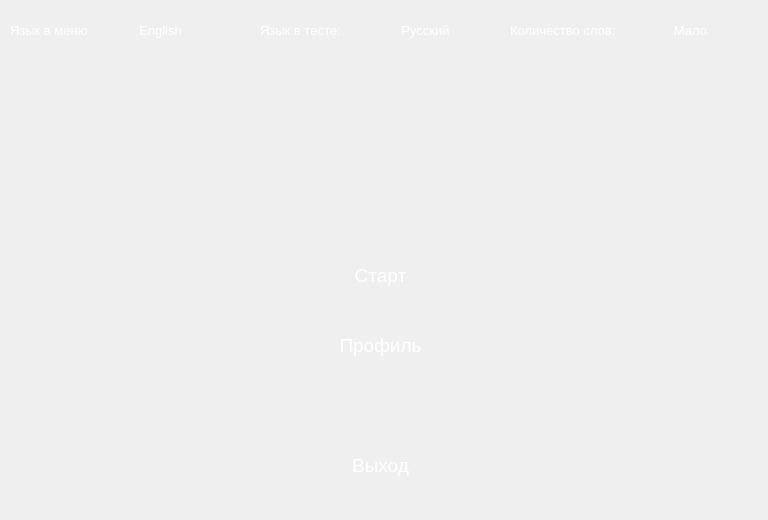
<?xml version="1.0" encoding="UTF-8"?>
<ui version="4.0">
 <class>MainWindow</class>
 <widget class="QMainWindow" name="MainWindow">
  <property name="geometry">
   <rect>
    <x>0</x>
    <y>0</y>
    <width>768</width>
    <height>520</height>
   </rect>
  </property>
  <property name="windowTitle">
   <string>MainWindow</string>
  </property>
  <widget class="QWidget" name="centralwidget">
   <widget class="QPushButton" name="pushButton">
    <property name="geometry">
     <rect>
      <x>100</x>
      <y>10</y>
      <width>121</width>
      <height>41</height>
     </rect>
    </property>
    <property name="font">
     <font>
      <family>Arial</family>
      <pointsize>10</pointsize>
     </font>
    </property>
    <property name="styleSheet">
     <string notr="true">background: transparent;
color: white;
border: none;</string>
    </property>
    <property name="text">
     <string>English</string>
    </property>
   </widget>
   <widget class="QLabel" name="label">
    <property name="geometry">
     <rect>
      <x>10</x>
      <y>20</y>
      <width>91</width>
      <height>21</height>
     </rect>
    </property>
    <property name="font">
     <font>
      <pointsize>10</pointsize>
     </font>
    </property>
    <property name="styleSheet">
     <string notr="true">background: transparent;
color: white;
border: none;</string>
    </property>
    <property name="text">
     <string>Язык в меню</string>
    </property>
   </widget>
   <widget class="QLabel" name="label_2">
    <property name="geometry">
     <rect>
      <x>260</x>
      <y>20</y>
      <width>91</width>
      <height>20</height>
     </rect>
    </property>
    <property name="font">
     <font>
      <pointsize>10</pointsize>
     </font>
    </property>
    <property name="styleSheet">
     <string notr="true">background: transparent;
color: white;
border: none;</string>
    </property>
    <property name="text">
     <string>Язык в тесте: </string>
    </property>
   </widget>
   <widget class="QPushButton" name="pushButton_2">
    <property name="geometry">
     <rect>
      <x>360</x>
      <y>10</y>
      <width>131</width>
      <height>41</height>
     </rect>
    </property>
    <property name="font">
     <font>
      <family>Arial</family>
      <pointsize>10</pointsize>
     </font>
    </property>
    <property name="styleSheet">
     <string notr="true">background: transparent;
color: white;
border: none;</string>
    </property>
    <property name="text">
     <string>Русский</string>
    </property>
   </widget>
   <widget class="QPushButton" name="pushButton_3">
    <property name="geometry">
     <rect>
      <x>240</x>
      <y>250</y>
      <width>281</width>
      <height>51</height>
     </rect>
    </property>
    <property name="font">
     <font>
      <family>Arial</family>
      <pointsize>14</pointsize>
     </font>
    </property>
    <property name="styleSheet">
     <string notr="true">background: transparent;
color: white;
border: none;</string>
    </property>
    <property name="text">
     <string>Старт</string>
    </property>
   </widget>
   <widget class="QPushButton" name="pushButton_4">
    <property name="geometry">
     <rect>
      <x>240</x>
      <y>440</y>
      <width>281</width>
      <height>51</height>
     </rect>
    </property>
    <property name="font">
     <font>
      <family>Arial</family>
      <pointsize>14</pointsize>
     </font>
    </property>
    <property name="styleSheet">
     <string notr="true">background: transparent;
color: white;
border: none;</string>
    </property>
    <property name="text">
     <string>Выход</string>
    </property>
   </widget>
   <widget class="QPushButton" name="pushButton_8">
    <property name="geometry">
     <rect>
      <x>240</x>
      <y>320</y>
      <width>281</width>
      <height>51</height>
     </rect>
    </property>
    <property name="font">
     <font>
      <family>Arial</family>
      <pointsize>14</pointsize>
     </font>
    </property>
    <property name="styleSheet">
     <string notr="true">background: transparent;
color: white;
border: none;</string>
    </property>
    <property name="text">
     <string>Профиль</string>
    </property>
   </widget>
   <widget class="QPushButton" name="pushButton_5">
    <property name="geometry">
     <rect>
      <x>630</x>
      <y>10</y>
      <width>121</width>
      <height>41</height>
     </rect>
    </property>
    <property name="font">
     <font>
      <family>Arial</family>
      <pointsize>10</pointsize>
     </font>
    </property>
    <property name="styleSheet">
     <string notr="true">background: transparent;
color: white;
border: none;</string>
    </property>
    <property name="text">
     <string>Мало</string>
    </property>
   </widget>
   <widget class="QLabel" name="label_3">
    <property name="geometry">
     <rect>
      <x>510</x>
      <y>20</y>
      <width>111</width>
      <height>21</height>
     </rect>
    </property>
    <property name="font">
     <font>
      <pointsize>10</pointsize>
     </font>
    </property>
    <property name="styleSheet">
     <string notr="true">background: transparent;
color: white;
border: none;</string>
    </property>
    <property name="text">
     <string>Количество слов:</string>
    </property>
   </widget>
   <widget class="QLabel" name="label_4">
    <property name="geometry">
     <rect>
      <x>0</x>
      <y>0</y>
      <width>771</width>
      <height>521</height>
     </rect>
    </property>
    <property name="text">
     <string/>
    </property>
    <property name="pixmap">
     <pixmap>2.png</pixmap>
    </property>
   </widget>
   <zorder>label_4</zorder>
   <zorder>pushButton</zorder>
   <zorder>label</zorder>
   <zorder>label_2</zorder>
   <zorder>pushButton_2</zorder>
   <zorder>pushButton_3</zorder>
   <zorder>pushButton_4</zorder>
   <zorder>pushButton_8</zorder>
   <zorder>pushButton_5</zorder>
   <zorder>label_3</zorder>
  </widget>
 </widget>
 <resources/>
 <connections/>
</ui>
